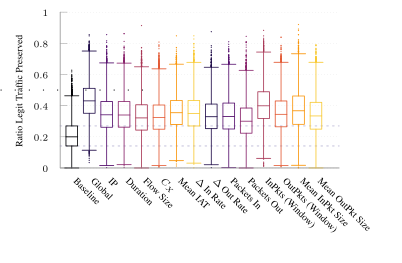

Source code (gnuplot):
set terminal tikz standalone color size 10cm,6.67cm font '\scriptsize' preamble '\usepackage{microtype} \usepackage{times} \usepackage[T1]{fontenc} \usepackage{siunitx}\sisetup{detect-all}' createstyle
set output "ftprep-tcp-laf-cap-box.tex"

#load "parula.pal"
load "inferno.pal"

set style line 102 lc rgb '#a0a0a0' lt 1 lw 1
set style boxplot outliers pointtype 7
set style data boxplot
set border ls 102
set colorbox border 102
set key textcolor rgb "black"
set tics textcolor rgb "black"
set label textcolor rgb "black"

set border 3
set grid y
set xtics nomirror
set xtics rotate by -45
set ytics nomirror

set key autotitle columnhead
set datafile separator ","

#set xlabel "Iteration ($t \\cdot{} \\SI{50}{\\milli\\second}$)"
set ylabel "Ratio Legit Traffic Preserved"

set yrange [0.0:1.0]
set xrange [-1.0:23.0]
set xtics ("Baseline" 0.0, \
     "Global" 1.5, \
     "IP" 3.0, \
     "Duration" 4.5, \
     "Flow Size" 6.0, \
     "$C_X$" 7.5, \
     "Mean IAT" 9.0, \
     "$\\Delta$ In Rate" 10.5, \
     "$\\Delta$ Out Rate" 12.0, \
     "Packets In" 13.5, \
     "Packets Out" 15.0, \
     "InPkts (Window)" 16.5, \
     "OutPkts (Window)" 18.0, \
     "Mean InPkt Size" 19.5, \
     "Mean OutPkt Size" 21.0, \
     ) scale 0.0
     
#set key inside bottom right
set boxwidth 1
unset key
set pointsize 0.1

stats '../results/baseline-2-avg-ng.csv' u 3
set arrow from -1.0,STATS_up_quartile to 23.0,STATS_up_quartile nohead ls 1 dt "." lc rgb '#a7352a87'
set arrow from -1.0,STATS_lo_quartile to 23.0,STATS_lo_quartile nohead ls 1 dt "." lc rgb '#a7352a87'

plot '../results/baseline-2-avg-ng.csv' u (0.0):3:(1.0) ls 1, \
     '../results/ft-tcp-cap-g-avg.csv' u (1.5):3:(1.0) ls 2, \
     '../results/ft-tcp-cap-laf,0-avg.csv' u (3.0):3:(1.0) ls 3, \
     '../results/ft-tcp-cap-laf,2-avg.csv' u (4.5):3:(1.0) ls 4, \
     '../results/ft-tcp-cap-laf,3-avg.csv' u (6.0):3:(1.0) ls 5, \
     '../results/ft-tcp-cap-laf,4-avg.csv' u (7.5):3:(1.0) ls 6, \
     '../results/ft-tcp-cap-laf,5-avg.csv' u (9.0):3:(1.0) ls 7, \
     '../results/ft-tcp-cap-laf,6-avg.csv' u (10.5):3:(1.0) ls 8, \
     '../results/ft-tcp-cap-laf,7-avg.csv' u (12.0):3:(1.0) ls 2, \
     '../results/ft-tcp-cap-laf,8-avg.csv' u (13.5):3:(1.0) ls 3, \
     '../results/ft-tcp-cap-laf,9-avg.csv' u (15.0):3:(1.0) ls 4, \
     '../results/ft-tcp-cap-laf,10-avg.csv' u (16.5):3:(1.0) ls 5, \
     '../results/ft-tcp-cap-laf,11-avg.csv' u (18.0):3:(1.0) ls 6, \
     '../results/ft-tcp-cap-laf,12-avg.csv' u (19.5):3:(1.0) ls 7, \
     '../results/ft-tcp-cap-laf,13-avg.csv' u (21.0):3:(1.0) ls 8

set out
